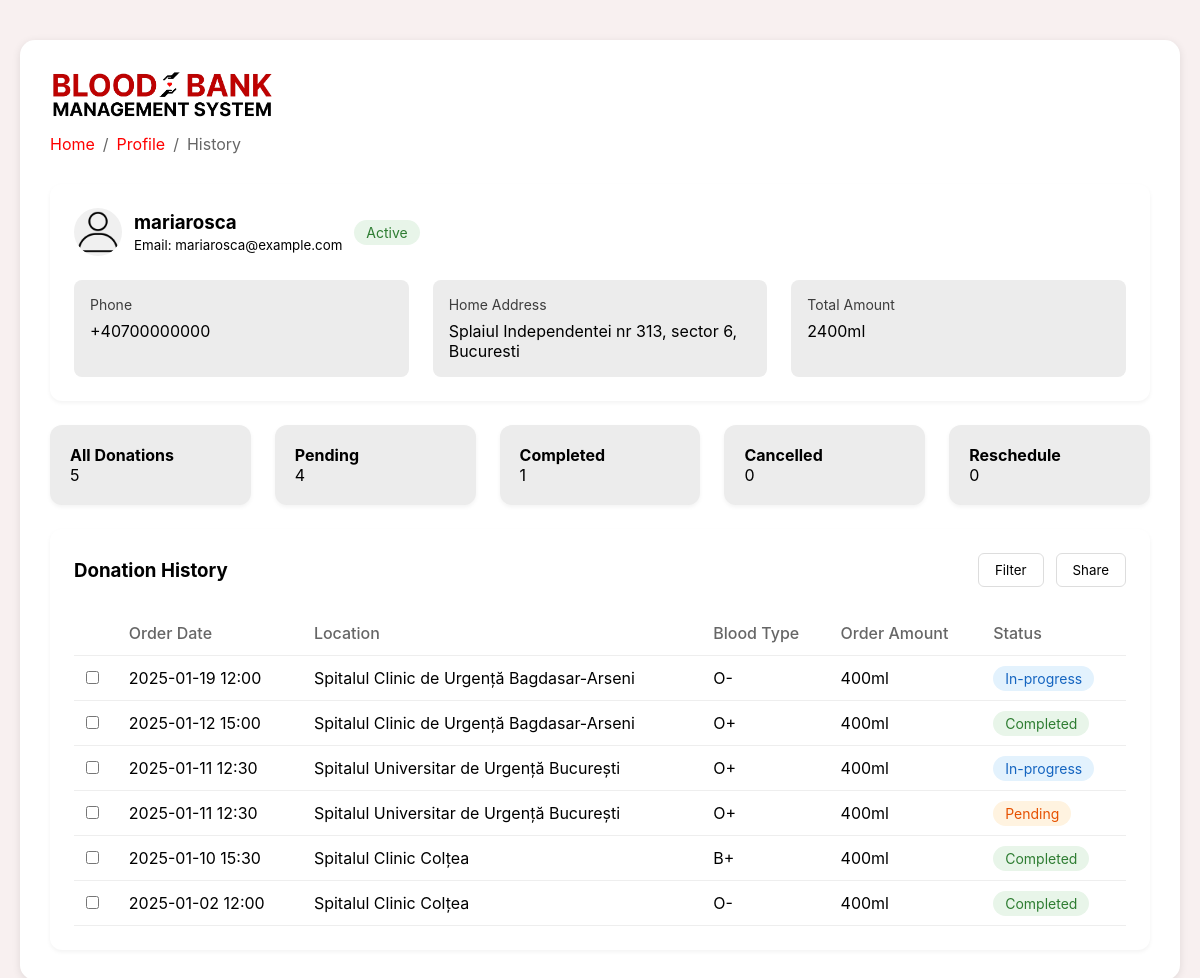
The app's page /donation-history (signed in) with its own data.
### tables this page shows
CREATE TABLE users (
        id INTEGER PRIMARY KEY AUTOINCREMENT,
        full_name TEXT NOT NULL,
        username TEXT UNIQUE NOT NULL,
        email TEXT UNIQUE NOT NULL,
        password TEXT NOT NULL 
    );

CREATE TABLE appointments (
    appointment_id INTEGER PRIMARY KEY AUTOINCREMENT,
    user_id INTEGER NOT NULL,
    date DATE NOT NULL,
    time TIME NOT NULL,
    hospital_name TEXT NOT NULL,
    blood_type TEXT NOT NULL,
    FOREIGN KEY (user_id) REFERENCES users (id)
    );

### app.py (the view)
@app.route('/donation-history')
def donation_history():
    if 'logged_in' in session:
        user_id = session['user_id']  # Get the logged-in user's ID
        conn = get_db_connection()
        cursor = conn.cursor()
        cursor.execute('''
            SELECT username, email
            FROM users
            WHERE id = ?
        ''', (user_id,))
        user_info = cursor.fetchone()
        cursor.execute('''
            SELECT date, time, hospital_name, blood_type
            FROM appointments
            WHERE user_id = ?
            ORDER BY date DESC
        ''', (user_id,))
        appointments = cursor.fetchall()
        donation_history = []
        statuses = ['Completed', 'In-progress', 'Pending']
        for appointment in appointments:
            donation_history.append({
                'date': appointment['date'],
                'time': appointment['time'],
                'hospital_name': appointment['hospital_name'],
                'blood_type': appointment['blood_type'],
                'order_amount': 400,  # Assuming each donation is 400ml
                'status': random.choice(statuses)  # Random status
            })
        conn.close()
        return render_template('donation-history.html',
                               user_info=user_info,
                               total_amount=len(donation_history) * 400,
                               donation_history=donation_history)
    flash("Please log in to access your donation history.", 'error')
    return redirect(url_for('login'))

### app.py (called while the page is built)
def get_db_connection():
    try:
        conn = sqlite3.connect('database.db')  # Adjust path if necessary
        conn.row_factory = sqlite3.Row  # Enable dictionary-like row access
        return conn
    except sqlite3.Error as e:
        print(f"Error connecting to database: {e}")
        return None

### templates/donation-history.html (shortened to what this page needs)
<!DOCTYPE html>
<html>
<head>
    <link rel="stylesheet" href="{{ url_for('static', filename='css/styles-donation-history.css') }}">
</head>
<body>
  <div class="container">
    <div class="navbar-logo">
      <a href="/">
          <img src="{{ url_for('static', filename='images/logo1.png') }}" alt="Blood Bank Management System Logo">
      </a>
  </div>
    <div class="header">
      <div class="breadcrumb">
            <a href="{{ url_for('index') }}">Home</a> /
          <a href="{{ url_for('gamification') }}">Profile</a> /
          <span>History</span>
      </div>
  </div>
    <div class="donor-info">
      <div class="user-header">
        <div class="user-avatar">
            <img src="{{ url_for('static', filename='images/profile_icon.png') }}" alt="User Icon">
        </div>
        <div>
            <h3>{{ session['username'] }}</h3>
            <small>Email: {{ user_info['email'] }}</small>
        </div>
        <span class="status-badge">Active</span>
    </div>
      <div class="info-grid">
        <div class="info-item">
          <div class="info-label">Phone</div>
          <div>+40700000000</div>
        </div>
        <div class="info-item">
          <div class="info-label">Home Address</div>
          <div>Splaiul Independentei nr 313, sector 6, Bucuresti</div>
        </div>
        <div class="info-item">
          <div class="info-label">Total Amount</div>
          <div>{{ total_amount }}ml</div>
        </div>
      </div>
    </div>
    <div class="stats-grid">
      <div class="stat-card">
        <h4>All Donations</h4>
        <p>5</p>
      </div>
      <div class="stat-card">
        <h4>Pending</h4>
        <p>4</p>
      </div>
      <div class="stat-card">
        <h4>Completed</h4>
        <p>1</p>
      </div>
      <div class="stat-card">
        <h4>Cancelled</h4>
        <p>0</p>
      </div>
      <div class="stat-card">
        <h4>Reschedule</h4>
        <p>0</p>
      </div>
    </div>
    <div class="donation-history">
      <div class="history-header">
        <h3>Donation History</h3>
        <div class="action-buttons">
          <button class="btn">Filter</button>
          <button class="btn">Share</button>
        </div>
      </div>
      <table>
        <thead>
          <tr>
            <th></th>
            <th>Order Date</th>
            <th>Location</th>
            <th>Blood Type</th>
            <th>Order Amount</th>
            <th>Status</th>
          </tr>
        </thead>
        <tbody>
          {% for donation in donation_history %}
          <tr>
            <td><input type="checkbox"></td>
            <td>{{ donation['date'] }} {{ donation['time'] }}</td>
            <td>{{ donation['hospital_name'] }}</td>
            <td>{{ donation['blood_type'] }}</td>
            <td>{{ donation['order_amount'] }}ml</td>
            <td><span class="status {{ donation['status']|lower }}">{{ donation['status'] }}</span></td>
          </tr>
          {% endfor %}
        </tbody>
      </table>
    </div>
  </div>
</body>
</html>

### static/css/styles-donation-history.css (style rules this page uses)
* { margin: 0; padding: 0; box-sizing: border-box; font-family: -apple-system, BlinkMacSystemFont, "Segoe UI", Roboto, sans-serif; }
body { background: #f8f0f0; padding: 20px; }
.container { max-width: 1700px; margin: 0 auto; margin-top: 20px; background: white; padding: 30px; border-radius: 15px; box-shadow: 0 2px 8px rgba(0,0,0,0.1); }
.navbar-logo img { height: 50px; margin-left: -0px; margin-bottom: 10px; }
.header { display: flex; align-items: center; gap: 8px; margin-bottom: 20px; }
.breadcrumb { display: flex; align-items: center; gap: 8px; margin-bottom: 20px; color: #666; margin-bottom: 10px; }
.breadcrumb a { color: #ff0000; text-decoration: none; }
.donor-info { background: white; border-radius: 12px; padding: 24px; margin-bottom: 24px; box-shadow: 0 2px 4px rgba(0,0,0,0.05); }
.user-header { display: flex; align-items: center; gap: 12px; margin-bottom: 24px; }
.user-avatar { width: 48px; height: 48px; background: #f0f0f0; border-radius: 50%; overflow: hidden; }
.user-avatar img { width: 100%; height: 100%; border-radius: 50%; object-fit: cover; }
.status-badge { background: #e8f5e9; color: #2e7d32; padding: 4px 12px; border-radius: 16px; font-size: 14px; }
.info-grid { display: grid; grid-template-columns: repeat(auto-fit, minmax(250px, 1fr)); gap: 24px; }
.info-item { background: rgb(236, 236, 236); padding: 16px; border-radius: 8px; }
.info-label { color: #3d3d3d; font-size: 14px; margin-bottom: 8px; }
.stats-grid { display: grid; grid-template-columns: repeat(auto-fit, minmax(200px, 1fr)); gap: 24px; margin-bottom: 24px; }
.stat-card { background: rgb(236, 236, 236); padding: 20px; border-radius: 12px; box-shadow: 0 2px 4px rgba(0,0,0,0.05); }
.donation-history { background: white; border-radius: 12px; padding: 24px; box-shadow: 0 2px 4px rgba(0,0,0,0.05); }
.history-header { display: flex; justify-content: space-between; align-items: center; margin-bottom: 24px; }
.action-buttons { display: flex; gap: 12px; }
.btn { padding: 8px 16px; border-radius: 6px; border: 1px solid #ddd; background: white; cursor: pointer; }
table { width: 100%; border-collapse: collapse; }
th, td { padding: 12px; text-align: left; border-bottom: 1px solid #eee; }
th { color: #666; font-weight: 500; }
.status { padding: 4px 12px; border-radius: 16px; font-size: 14px; }
.completed { background: #e8f5e9; color: #2e7d32; }
.pending { background: #fff3e0; color: #e65100; }
.in-progress { background: #e3f2fd; color: #1565c0; }

### records on screen
users: username "mariarosca", email "mariarosca@example.com"
appointments: date "2025-01-19", time "12:00", hospital_name "Spitalul Clinic de Urgență Bagdasar-Arseni", blood_type "O-", order_amount "400", status "In-progress"
appointments: date "2025-01-12", time "15:00", hospital_name "Spitalul Clinic de Urgență Bagdasar-Arseni", blood_type "O+", order_amount "400", status "Completed"
appointments: date "2025-01-11", time "12:30", hospital_name "Spitalul Universitar de Urgență București", blood_type "O+", order_amount "400", status "In-progress"
appointments: date "2025-01-11", time "12:30", hospital_name "Spitalul Universitar de Urgență București", blood_type "O+", order_amount "400", status "Pending"
appointments: date "2025-01-10", time "15:30", hospital_name "Spitalul Clinic Colțea", blood_type "B+", order_amount "400", status "Completed"
appointments: date "2025-01-02", time "12:00", hospital_name "Spitalul Clinic Colțea", blood_type "O-", order_amount "400", status "Completed"

### other values on screen
{{ total_amount }} "2400"
